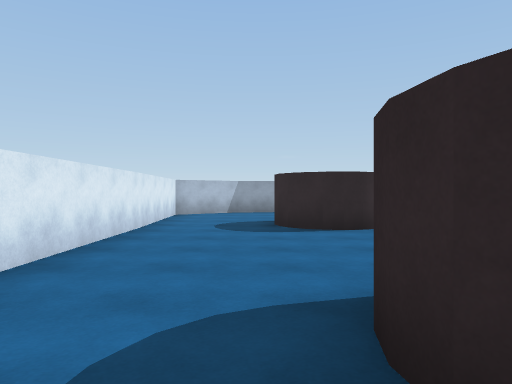
view 1 (above)

13 first-person views from a walk through a scene from a Unity 3-D project. The camera is 1.3 m above the floor, looks level and sees 70° across. The floor is counted in squares, 2 m on a side. Each view is taken from the middle of a square. On the plan, view 1 faces up. The plan holds only what a view shows up to about 11 squares ahead; the rest is blank. The place goes on beyond the plan.

view 2
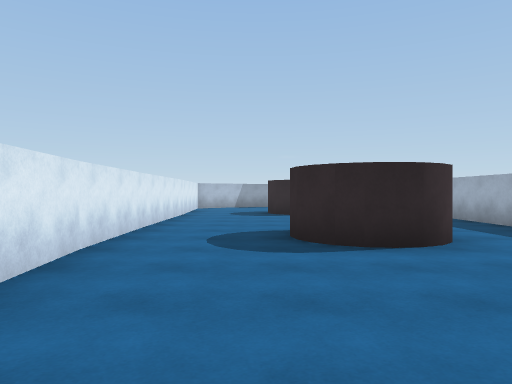

view 3
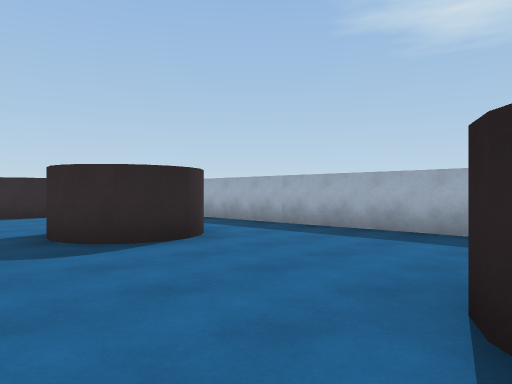

view 4
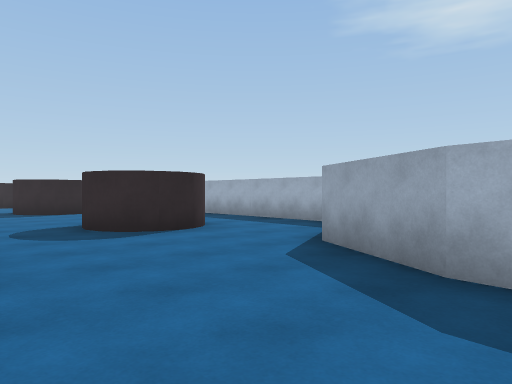

view 5
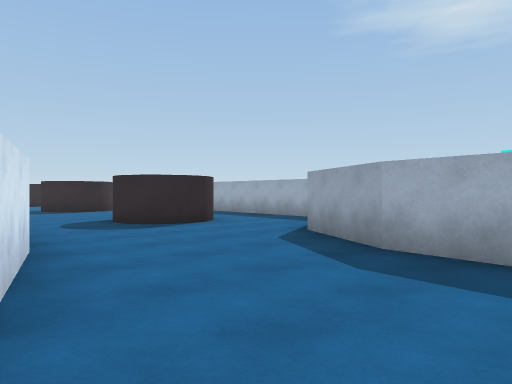

view 6
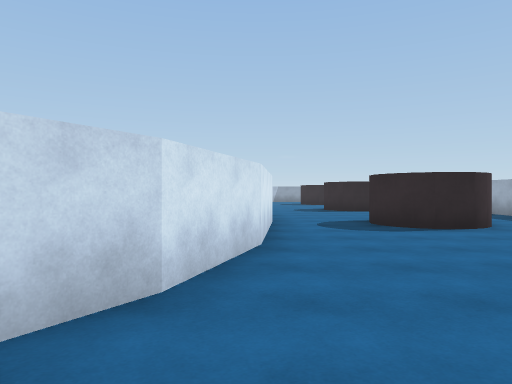

view 7
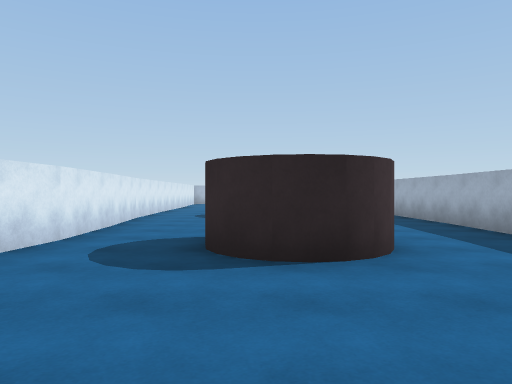

view 8
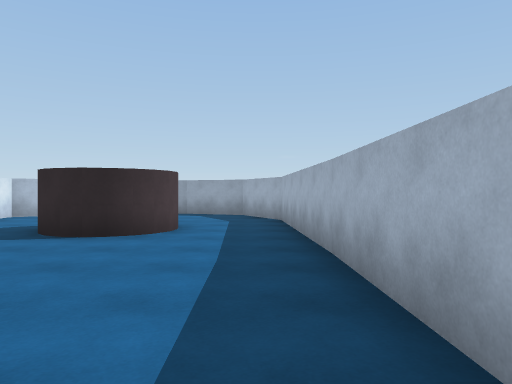

view 9
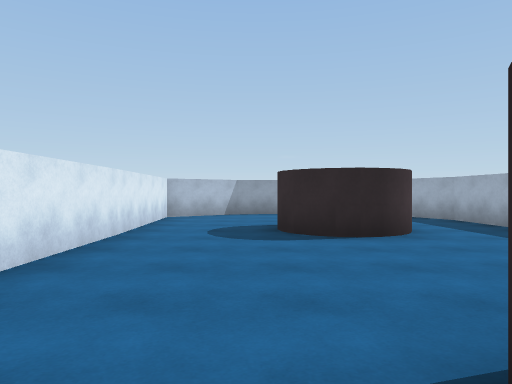

view 10
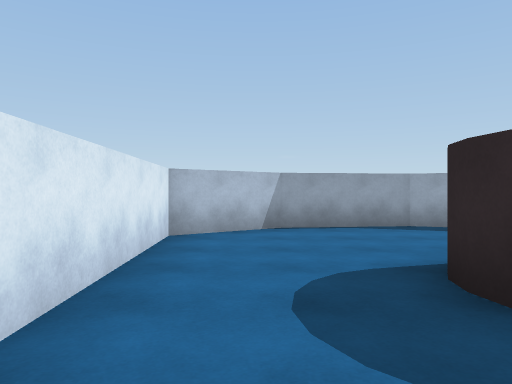

view 11
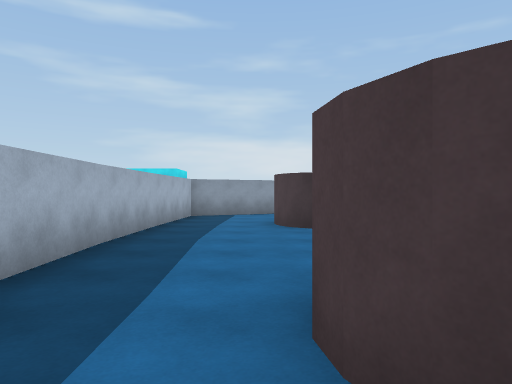

view 12
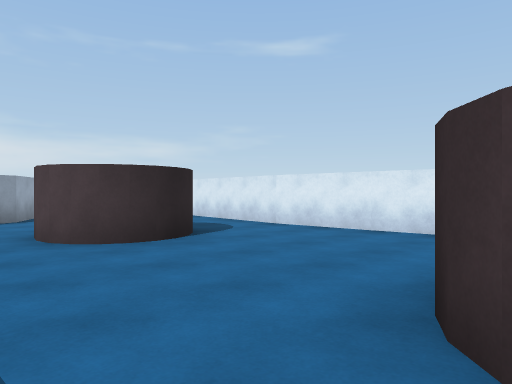

view 13
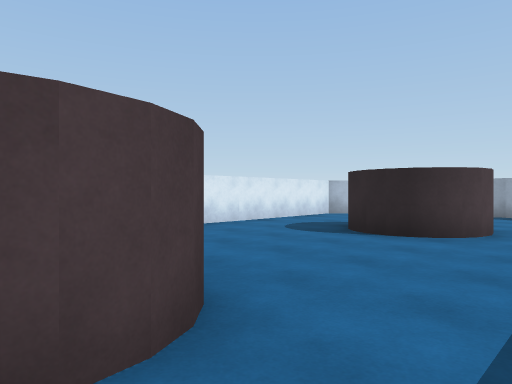

### Floor plan
Points are (right, up) in squares from view 1. A wall is a line through its corners. A room is listed if a view was taken in it or the views show most of it. See-through windows are left out.
Room 1 (views 1, 2, 3)
walls: (0.6, -3.9) (1, -3.5) (1.7, -3.3) (2.2, -3.6); (1.4, 0.2) (0.6, 0.6); (1.1, 0.3) (0.6, 0.8); (1.8, 0.2) (1.3, 0.3); (-1.6, -3.9) (-1.7, -5.5); (2.6, 0.8) (2.3, 0.5) (2, 0.3) (1.6, 0.2); (-1.8, 0.2) (-1.6, -4.1); (5, -5.6) (4.9, 0.6)
ways out: opening at (-0.5, -4.5) to room 3; opening at (3.5, -4.5) to room 3; opening at (-0.5, 1.5) to room 4; opening at (3.5, 1.5) to room 4
Room 2 (views 4, 5, 6)
walls: (0.8, -11.4) (1, -10.1); (-2.6, -9.6) (-3.2, -10.5)
ways out: opening at (-1, -9) to room 3
Room 3 (view 7)
walls: (2, -5.5) (1.3, -5.7) (0.7, -5.4); (2.5, -5.1) (2.2, -5.4) (1.9, -5.6); (-1.7, -5.5) (-1.9, -7.4) (-2.6, -9.7); (1, -10.1) (2.1, -8.2) (5, -6.8) (5, -5.6)
ways out: opening at (-0.5, -4.5) to room 1; opening at (3.5, -4.5) to room 1; opening at (-1, -9) to room 2
Room 4 (views 8, 9, 10, 11, 12, 13)
walls: (2.2, 2.3) (2.7, 1.9) (2.8, 1.3); (1.7, 6.2) (1.2, 6.3); (2.5, 2) (2.7, 1.7); (2, 6.3) (1.3, 6.2) (0.7, 6.5); (2.3, 6.5) (1.9, 6.3); (2.4, 6.7) (2.2, 6.5); (-2.1, 2.9) (-2, 0.1); (0.6, 0.6) (0.5, 1.4) (0.6, 1.8); (0.8, 0.5) (0.5, 1.2); (-2.1, 6.5) (-1.9, 2.9); (4.9, 0.6) (4.8, 6.5)
ways out: opening at (-0.5, 1.5) to room 1; opening at (3.5, 1.5) to room 1; opening at (-0.5, 7.5) to room 5; opening at (3.5, 7.5) to room 5
Room 5 (no view inside)
walls: (2.6, 7.8) (2.7, 7.2) (2.4, 6.7); (0.7, 6.5) (0.3, 7.2) (0.4, 7.8); (4.6, 9.4) (3.6, 11.3) (1.9, 12) (-0.6, 11.6) (-2.3, 10.4) (-2.1, 6.5); (4.8, 6.5) (4.7, 9.5)
ways out: opening at (-0.5, 7.5) to room 4; opening at (3.5, 7.5) to room 4

Positions as (right, up) in squares from view 1, and headings:
1: (0, 0), facing up
2: (0, -4), facing up
3: (-1, -4), facing up-right
4: (-2, -11), facing up-right
5: (-3, -12), facing up-right
6: (-2, -12), facing up
7: (1, -9), facing up
8: (4, 1), facing up
9: (0, 1), facing up
10: (-1, 5), facing up
11: (3, 3), facing down
12: (4, 1), facing down-left
13: (4, 1), facing up-left
